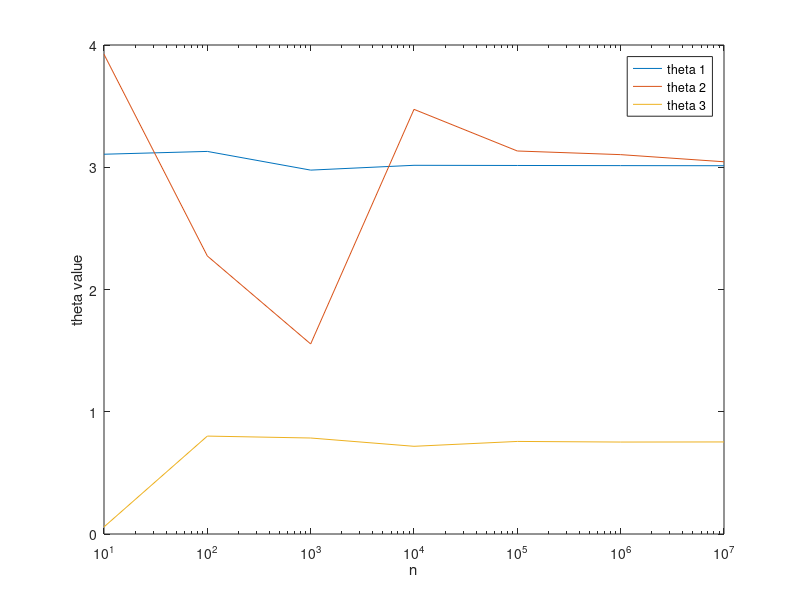
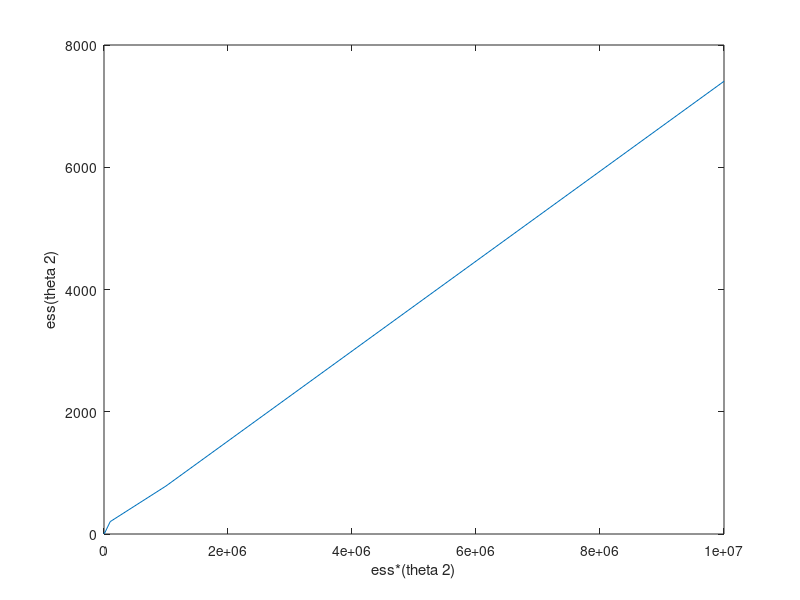
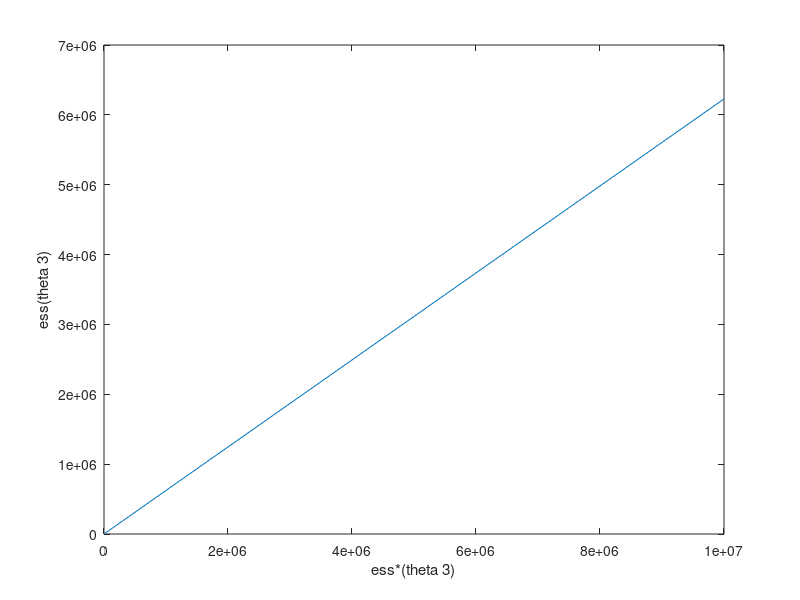

Write MATLAB code to recreate these figures, in order.
%1.1 plot theta1, theta 2 and theta 3 over n

% a) find theta1
mean_val = 2;
stand_dev_val = 1;

% n1= 10, 100, 1000, 10000
%n= linspace(10,100000,100);
%n = [10,100,200,300,400,500,600,700,800,900,1000,2000,3000,4000,5000,6000,10000];
n = 10.^[1:7];
theta1_hat_all = zeros(length(n),1);
for i = 1:length(n)
    n1 = n(i);
    %samples_x = mean_val + (stand_dev_val * randn(n1,1));
    %samples_y = mean_val + (stand_dev_val * randn(n1,1));

    samples_x = normrnd(mean_val,stand_dev_val,1,n1);
    samples_y = normrnd(mean_val,stand_dev_val,1,n1);

    theta1_hat = (1/n1)*sum(sqrt((samples_x.^2)+(samples_y.^2)));
    theta1_hat_all(i) = theta1_hat;
end

% a) find theta2
mean_val = 0;
stand_dev_val = 1;

% n1= 10, 100, 1000, 10000
%n= linspace(10,100000,100);
theta2_hat_all = zeros(length(n),1);
ess2_val = zeros(length(n),1);

for i = 1:length(n)
    n1 = n(i);
    %samples_x = mean_val + (stand_dev_val * randn(n1,1));
    %samples_y = mean_val + (stand_dev_val * randn(n1,1));

    samples_x = normrnd(mean_val,stand_dev_val,1,n1);
    samples_y = normrnd(mean_val,stand_dev_val,1,n1);

    
    tmp_pi = (samples_x - 2).^2 + (samples_y - 2).^2;
    tmp_g = (samples_x).^2 + (samples_y).^2;
    
    pi_val = (exp(tmp_pi.*(-1/2))).*(1/(2*pi));
    g_val = (exp(tmp_g.*(-1/2))).*(1/(2*pi));
    weight_vec = pi_val./g_val;
    
    weight_mean = mean(weight_vec);
    var_weight = sum((weight_vec - weight_mean).^2) / (n1-1);
    ess2_val(i) = n1/(1+var_weight);
    
    
    theta2_hat = (1/n1)*sum(weight_vec .* sqrt((samples_x.*samples_x)+(samples_y.*samples_y)));
    theta2_hat_all(i) = theta2_hat;
end

% a) find theta3
mean_val = 0;
stand_dev_val = 4;

% n1= 10, 100, 1000, 10000
%n= linspace(10,100000,100);
theta3_hat_all = zeros(length(n),1);
ess3_val = zeros(length(n),1);

for i = 1:length(n)
    n1 = n(i);
    %samples_x = mean_val + (stand_dev_val * randn(n1,1));
    %samples_y = mean_val + (stand_dev_val * randn(n1,1));

    samples_x = normrnd(mean_val,stand_dev_val,1,n1);
    samples_y = normrnd(mean_val,stand_dev_val,1,n1);
    
    tmp_pi = (samples_x - 2).^2 + (samples_y - 2).^2;
    tmp_g = (samples_x).^2 + (samples_y).^2;
    
    pi_val = (exp(tmp_pi.*(-1/2))).*(1./(2*pi));
    g_val = (exp(tmp_g.*(-1/32))).*(1./(2*pi*stand_dev_val));
    weight_vec = pi_val./g_val;
    
    weight_mean = mean(weight_vec);
    var_weight = sum((weight_vec - weight_mean).^2) / (n1-1);
    ess3_val(i) = n1/(1+var_weight);
    
    theta3_hat = (1/n1)*sum(weight_vec .* sqrt((samples_x.*samples_x)+(samples_y.*samples_y)));
    theta3_hat_all(i) = theta3_hat;
end

%plot(n,log(theta1_hat_all),n,log(theta2_hat_all),n,log(theta3_hat_all))
figure;
semilogx(n,theta1_hat_all,n,theta2_hat_all,n,theta3_hat_all);
xlabel('n'); ylabel('theta value');
legend('theta 1','theta 2','theta 3')

%plot(n,theta1_hat_all,n,theta2_hat_all,n,theta3_hat_all)
figure;
plot(n,ess2_val);
xlabel('ess*(theta 2)'); ylabel('ess(theta 2)');
figure;
plot(n,ess3_val);
xlabel('ess*(theta 3)'); ylabel('ess(theta 3)');
